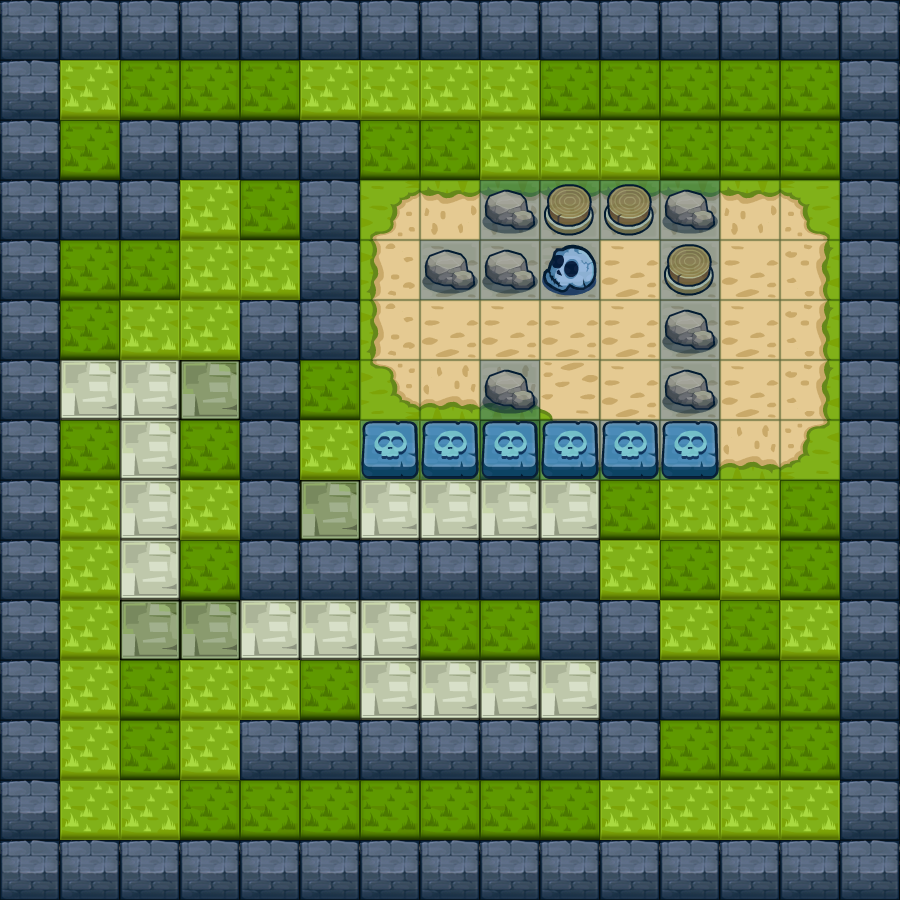

This game map was drawn from its Tiled (.tmx) file and the tilesets committed beside it. A one-line description and the trimmed map source follow:
An orthogonal 15x15 tile map with 60x60 px tiles, 3 tile layers (layer1, layer2, collision_layer) and 6 objects.

<map version="1.0" orientation="orthogonal" width="15" height="15" tilewidth="60" tileheight="60">
 <tileset firstgid="1" name="map" tilewidth="60" tileheight="60">
  <image source="map.png" width="480" height="360" />
  <tile id="25">
   <properties>
    <property name="isCollision" value="yes" />
   </properties>
  </tile>
 </tileset>
 <layer name="layer1" width="15" height="15">
  <data>[225 cells, 225 non-empty, 15 distinct tile ids]</data>
 </layer>
 <layer name="layer2" width="15" height="15">
  <data>[225 cells, 17 non-empty, 4 distinct tile ids]</data>
 </layer>
 <layer name="collision_layer" width="15" height="15" opacity="0.36">
  <data>[225 cells, 103 non-empty, 1 distinct tile ids]</data>
 </layer>
 <objectgroup draworder="topdown" name="object" width="15" height="15">
  <object x="60" y="120">
   <properties>
    <property name="dir" value="1" />
    <property name="name" value="hero" />
    <property name="speed" value="2" />
   </properties>
  </object>
  <object x="180" y="240">
   <properties>
    <property name="dir" value="2" />
    <property name="name" value="enemy1" />
    <property name="speed" value="2.5" />
   </properties>
  </object>
  <object x="360" y="240">
   <properties>
    <property name="dir" value="0" />
    <property name="name" value="enemy2" />
    <property name="speed" value="1.5" />
   </properties>
  </object>
  <object x="360" y="60">
   <properties>
    <property name="dir" value="3" />
    <property name="name" value="enemy1" />
    <property name="speed" value="8" />
   </properties>
  </object>
  <object x="300" y="780">
   <properties>
    <property name="dir" value="2" />
    <property name="name" value="enemy1" />
    <property name="speed" value="3" />
   </properties>
  </object>
  <object x="780" y="180">
   <properties>
    <property name="dir" value="0" />
    <property name="name" value="enemy1" />
    <property name="speed" value="30" />
   </properties>
  </object>
 </objectgroup>
</map>